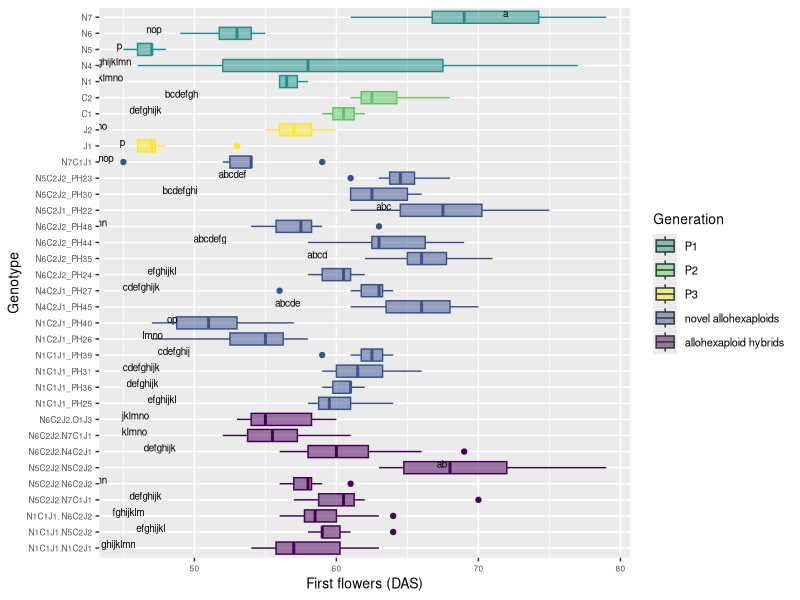

Source code (R):
# Comparison 2X: Novel allohexaploids

#load packages 
install.packages("multcompView")
install.packages("viridis")
library(viridis)

library(tidyverse)
library(dplyr)
library(ggplot2)
library(ggpubr)
library(datasets)
library(multcompView)


# vollständige Rohdatentabelle laden ######
setwd("C:/Users/Helen Behn/Documents/R/Data Analysis EPPN/00_raw_data/Final raw data table")
DATA <- read_csv("EPPN raw data complete 220419.csv")
View(DATA)


#drop first column
DATA = DATA[,2:37]
View(DATA)

#Comparison 2X	
# Aim: to determine if the NCJ allohexaploids have more similarity to each other than to their parent genotypes 
# Genotypes: PH22	PH23	PH24	PH25	PH26	PH27	PH28	PH42	PH30	PH35	PH36	PH40	PH45	PH44	
# PH31	PH48	PH39	PH12	PH13	PH14	PH15	PH16	PH07	PH08	PH09	PH10

#### subsetting #####
#IMPORTANT: N5C2J2.N5C2J1_PH43 has only one parent genotype: N5C2J2 (PH30 and PH23), 
# N5C2J1_PH42 was wrong, deleted from subsetting group 4

comp_2X4 <- DATA[DATA$Genotype %in% c("N6C2J2_PH24", "N6C2J2_PH35", "N6C2J2_PH44", "N6C2J2_PH48", 
                                     "N5C2J1_PH22", "N5C2J2_PH30", "N5C2J2_PH23", "N1C1J1_PH25", "N1C1J1_PH36", 
                                     "N1C1J1_PH31", "N1C1J1_PH39", "N1C2J1_PH26", "N1C2J1_PH40", "N4C2J1_PH45","N4C2J1_PH27", "N7C1J1", 
                                     
                                     "N5", "N6", "N1", "N4", "N7","C1", "C2", "J1", "J2", 
                                     
                                     "N1C1J1.N5C2J2", "N6C2J2.N7C1J1", "N5C2J2.N7C1J1", "N1C1J1. N6C2J2",
                                     "N5C2J2.N6C2J2","N1C1J1.N1C2J1", "N5C2J2.N5C2J2", "N6C2J2.N4C2J1", "N6C2J2.O1J3"), ]
head(comp_2X4)
View(comp_2X4)

#create column giving generation###############################################
#N5C2J1_PH42 removed!!!######################################################## 
comp_2X4 <- comp_2X4 %>%
  mutate(Generation = case_when(
  Genotype == "N1" ~ "P1",
  Genotype == "N4" ~ "P1",
  Genotype == "N5" ~ "P1",
  Genotype == "N6" ~ "P1",
  Genotype == "N7" ~ "P1",
  Genotype == "C1" ~ "P2",
  Genotype == "C2" ~ "P2",
  Genotype == "J1" ~ "P3",
  Genotype == "J2" ~ "P3",
  Genotype == "N5C2J1_PH22" ~ "novel allohex",
  Genotype == "N5C2J2_PH23" ~ "novel allohex",
  Genotype == "N6C2J2_PH24" ~ "novel allohex",
  Genotype == "N1C1J1_PH25" ~ "novel allohex",
  Genotype == "N1C2J1_PH26" ~ "novel allohex",
  Genotype == "N4C2J1_PH27" ~ "novel allohex",
  Genotype == "N5C2J2_PH30" ~ "novel allohex",
  Genotype == "N1C1J1_PH31" ~ "novel allohex",
  Genotype == "N6C2J2_PH35" ~ "novel allohex",
  Genotype == "N1C1J1_PH36" ~ "novel allohex",
  Genotype == "N1C1J1_PH39" ~ "novel allohex",
  Genotype == "N1C2J1_PH40" ~ "novel allohex",
  Genotype == "N6C2J2_PH44" ~ "novel allohex",
  Genotype == "N4C2J1_PH45" ~ "novel allohex",
  Genotype == "N6C2J2_PH48" ~ "novel allohex",
  Genotype == "N7C1J1" ~ "novel allohex",
  Genotype == "N1C1J1.N5C2J2" ~ "allohex hybrid",
  Genotype == "N1C1J1.N1C2J1" ~ "allohex hybrid",
  Genotype == "N5C2J2.N7C1J1" ~ "allohex hybrid",
  Genotype == "N5C2J2.N5C2J2" ~ "allohex hybrid",
  Genotype == "N1C1J1. N6C2J2" ~ "allohex hybrid",
  Genotype == "N5C2J2.N6C2J2" ~ "allohex hybrid",
  Genotype == "N6C2J2.O1J3" ~ "allohex hybrid",
  Genotype == "N6C2J2.N4C2J1" ~ "allohex hybrid",
  Genotype == "N6C2J2.N7C1J1" ~ "allohex hybrid"))


# Reorder factor levels in comp_2X4
#N5C2J1_PH42 removed!!!##
comp_2X4ord <- comp_2X4                             
comp_2X4ord$Genotype <- factor(comp_2X4ord$Genotype,     
                             levels = c("N1C1J1.N1C2J1", "N1C1J1.N5C2J2", "N1C1J1. N6C2J2", 
                               "N5C2J2.N7C1J1", "N5C2J2.N6C2J2", "N5C2J2.N5C2J2", 
                               "N6C2J2.N4C2J1", "N6C2J2.N7C1J1", "N6C2J2.O1J3",
                               
                               "N1C1J1_PH25", "N1C1J1_PH36","N1C1J1_PH31", "N1C1J1_PH39", 
                               "N1C2J1_PH26", "N1C2J1_PH40", 
                               "N4C2J1_PH45","N4C2J1_PH27",
                               "N6C2J2_PH24", "N6C2J2_PH35", "N6C2J2_PH44", "N6C2J2_PH48", 
                               "N5C2J1_PH22", 
                               "N5C2J2_PH30", "N5C2J2_PH23", 
                               "N7C1J1",
                               
                               "J1", "J2", "C1", "C2", "N1", "N4", "N5", "N6", "N7"))

# ANOVA, Tukey & Boxplot with CLD according to Rosane Rech##########################################################
# loading the appropriate libraries
library(datasets)

# analysis of variance
anova <- aov(first_flowers_DAS ~ Genotype, data = comp_2X4ord)
summary(anova)

# Tukey's test
tukey <- TukeyHSD(anova)
print(tukey)

# compact letter display
cld <- multcompLetters4(anova, tukey)
print(cld)

# table with factors and 3rd quantile
Tk <- group_by(comp_2X4ord, Genotype) %>%
  summarise(mean = round(mean(first_flowers_DAS), digits = 1), quant = round(quantile(first_flowers_DAS, probs = 0.75), digits = 1)) %>%
  arrange(desc(mean)) #WICHTIG: arrange(desc(mean)) muss hier rein!!!

# extracting the compact letter display and adding to the Tk table
cld <- as.data.frame.list(cld$Genotype)
Tk$cld <- cld$Letters
print(Tk) # print dient der Überprüfung: Mittelwerte und Letter code 
# in der gleichen Reihenfolge angeordnet?


#create column giving generation###############################################
#N5C2J1_PH42 removed!!!########################################################
ANOVA_Tukey_2X4 <- Tk %>%
  mutate(Generation = case_when(
    Genotype == "N1" ~ "P1",
    Genotype == "N4" ~ "P1",
    Genotype == "N5" ~ "P1",
    Genotype == "N6" ~ "P1",
    Genotype == "N7" ~ "P1",
    Genotype == "C1" ~ "P2",
    Genotype == "C2" ~ "P2",
    Genotype == "J1" ~ "P3",
    Genotype == "J2" ~ "P3",
    Genotype == "N5C2J1_PH22" ~ "novel allohex",
    Genotype == "N5C2J2_PH23" ~ "novel allohex",
    Genotype == "N6C2J2_PH24" ~ "novel allohex",
    Genotype == "N1C1J1_PH25" ~ "novel allohex",
    Genotype == "N1C2J1_PH26" ~ "novel allohex",
    Genotype == "N4C2J1_PH27" ~ "novel allohex",
    Genotype == "N5C2J2_PH30" ~ "novel allohex",
    Genotype == "N1C1J1_PH31" ~ "novel allohex",
    Genotype == "N6C2J2_PH35" ~ "novel allohex",
    Genotype == "N1C1J1_PH36" ~ "novel allohex",
    Genotype == "N1C1J1_PH39" ~ "novel allohex",
    Genotype == "N1C2J1_PH40" ~ "novel allohex",
    Genotype == "N6C2J2_PH44" ~ "novel allohex",
    Genotype == "N4C2J1_PH45" ~ "novel allohex",
    Genotype == "N6C2J2_PH48" ~ "novel allohex",
    Genotype == "N7C1J1" ~ "novel allohex",
    Genotype == "N1C1J1.N5C2J2" ~ "allohex hybrid",
    Genotype == "N1C1J1.N1C2J1" ~ "allohex hybrid",
    Genotype == "N5C2J2.N7C1J1" ~ "allohex hybrid",
    Genotype == "N5C2J2.N5C2J2" ~ "allohex hybrid",
    Genotype == "N1C1J1. N6C2J2" ~ "allohex hybrid",
    Genotype == "N5C2J2.N6C2J2" ~ "allohex hybrid",
    Genotype == "N6C2J2.O1J3" ~ "allohex hybrid",
    Genotype == "N6C2J2.N4C2J1" ~ "allohex hybrid",
    Genotype == "N6C2J2.N7C1J1" ~ "allohex hybrid"))
view(ANOVA_Tukey_2X4)

#boxplot
ggplot(comp_2X4ord, aes(Genotype, first_flowers_DAS, fill = Generation, color = Generation)) + 
  geom_boxplot() +
  labs(x = "Genotype", y = "First flowers (DAS)") +
  geom_text(data = ANOVA_Tukey_2X4, aes(x = Genotype, y = quant, label = cld), color = "black", size = 2.5, vjust = 0, hjust = 7) +
  coord_flip() +
  theme(axis.title = element_text(size = 14),
        legend.text = element_text(size = 8),
        legend.title = element_text(size = 10),
        axis.title.x = element_text(size = 10),
        axis.title.y = element_text(size = 10),
        axis.text.x = element_text(size = 6),
        axis.text.y = element_text(size = 6)) +
  scale_color_viridis(discrete = TRUE, option = "D", direction = 1, guide = "none", alpha = 1) +  #legend removed by guide = "none" 
  scale_fill_viridis(discrete = TRUE, option = "D", direction = 1, alpha = 0.5,
                     breaks=c("P1", "P2", "P3", "novel allohex", "allohex hybrid"),
                     labels=c("P1", "P2", "P3", "novel allohexaploids", "allohexaploid hybrids")) ##reorder legend labels!
